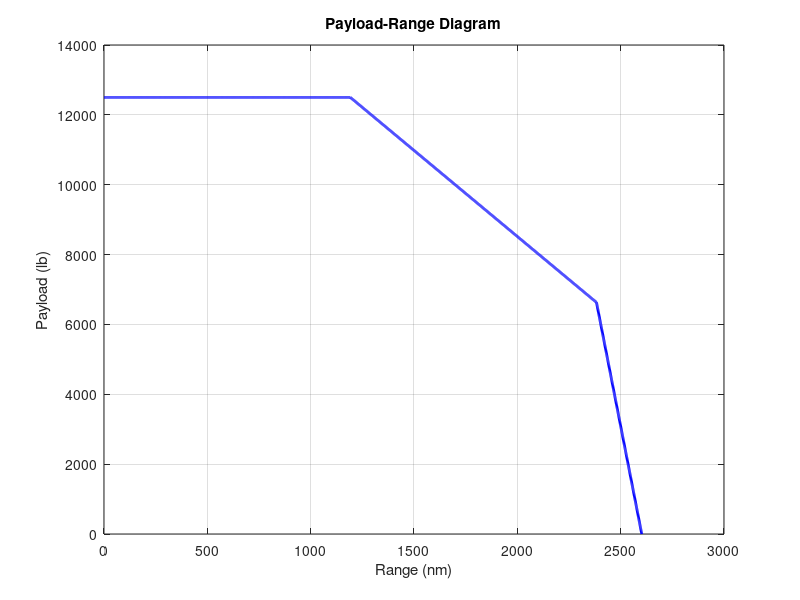

The MATLAB script that drew this image:
clear all
clc

x_AB = 0:1:1192; 
y_AB = ones(1,length(x_AB)).*12500;

x_BC = 1192:1:2383;
y_BC = 12500 - ((12500-6630)/(2383-1192)).* (x_BC-1192);

x_CD = 2383:1:2602;
y_CD = 6630 - 6630/(2602-2383) .* (x_CD - 2383);


plot(x_AB,y_AB,'LineWidth',2,'color','b')
hold on
plot(x_BC,y_BC,'LineWidth',2,'color','b')
hold on
plot(x_CD,y_CD,'LineWidth',2,'color','b')
hold on
grid on
xlabel('Range (nm)')
ylabel('Payload (lb)')
title('Payload-Range Diagram')